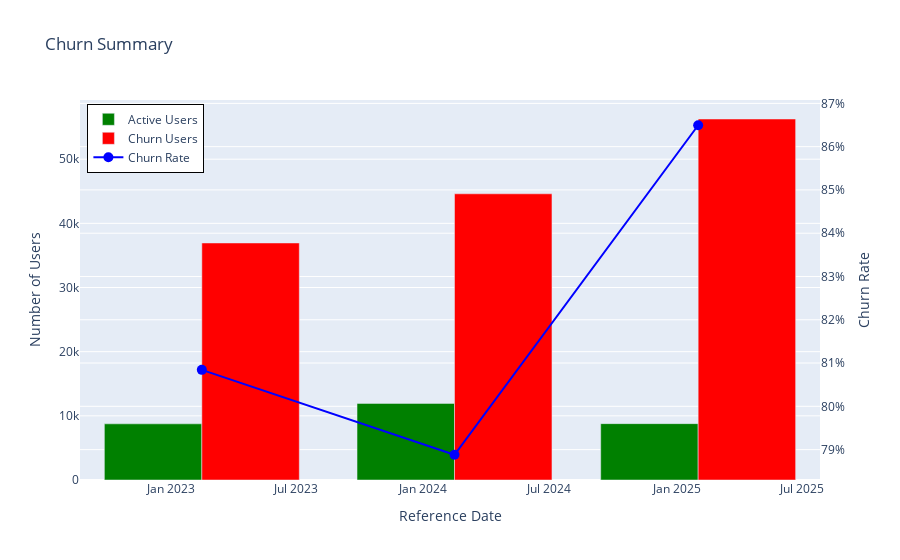

The notebook cell this image was saved under:
### Code cell
# to df
df_churn = pd.DataFrame(churn_summary)

# figure
fig = go.Figure()

fig.add_trace(go.Bar(
    x=df_churn['reference_date'],
    y=df_churn['n_active_users'],
    name='Active Users',
    marker_color='green',
    yaxis='y1'
))

fig.add_trace(go.Bar(
    x=df_churn['reference_date'],
    y=df_churn['n_churn_users'],
    name='Churn Users',
    marker_color='red',
    yaxis='y1'
))

fig.add_trace(go.Scatter(
    x=df_churn['reference_date'],
    y=df_churn['churn_rate'],
    name='Churn Rate',
    mode='lines+markers',
    marker=dict(size=10, color='blue'),
    yaxis='y2'
))

fig.update_layout(
    title="Churn Summary",
    xaxis=dict(title="Reference Date"),
    yaxis=dict(title="Number of Users", side="left"),
    yaxis2=dict(title="Churn Rate", overlaying="y", side="right", tickformat=".0%"),
    barmode='group',
    legend=dict(x=0.01, y=0.99, bordercolor="Black", borderwidth=1)
)

fig.show()

### Figure 1 — Plotly figure (JSON) as saved in the notebook; plotly's stock layout.template omitted (floating-point values rounded to 4 significant figures)
{"data": [{"marker": {"color": "green"}, "name": "Active Users", "type": "bar", "x": ["2023-02-15T00:00:00.000000000", "2024-02-15T00:00:00.000000000", "2025-02-01T00:00:00.000000000"], "y": [8754, 11942, 8785], "yaxis": "y"}, {"marker": {"color": "red"}, "name": "Churn Users", "type": "bar", "x": ["2023-02-15T00:00:00.000000000", "2024-02-15T00:00:00.000000000", "2025-02-01T00:00:00.000000000"], "y": [36940, 44604, 56263], "yaxis": "y"}, {"marker": {"color": "blue", "size": 10}, "mode": "lines+markers", "name": "Churn Rate", "type": "scatter", "x": ["2023-02-15T00:00:00.000000000", "2024-02-15T00:00:00.000000000", "2025-02-01T00:00:00.000000000"], "y": [0.8084, 0.7888, 0.8649], "yaxis": "y2"}], "layout": {"barmode": "group", "legend": {"bordercolor": "Black", "borderwidth": 1, "x": 0.01, "y": 0.99}, "title": {"text": "Churn Summary"}, "xaxis": {"title": {"text": "Reference Date"}}, "yaxis": {"side": "left", "title": {"text": "Number of Users"}}, "yaxis2": {"overlaying": "y", "side": "right", "tickformat": ".0%", "title": {"text": "Churn Rate"}}}}
